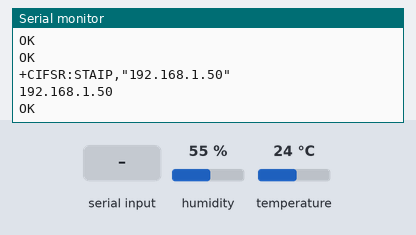
A sketch run on a simulated Arduino Mega 2560, built with avr-gcc and run on an emulated ATmega2560. On the bench: the last lines printed to the serial monitor. Inputs (shaded band) come from the test bench; at power-on: humidity 55 %, temperature 24 °C. The modem accepts every AT command (registered, SIM ready, sends succeed) and sends nothing else.

Above: at 7.2 s.
7.3 s: "GET / \n" received over the second serial link
At 7.9 s:
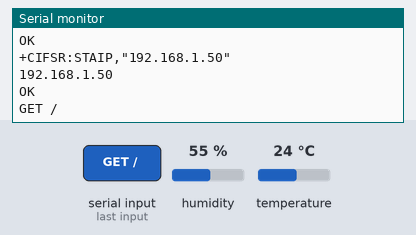
8.8 s: "1\n" received over the second serial link
At 10.3 s:
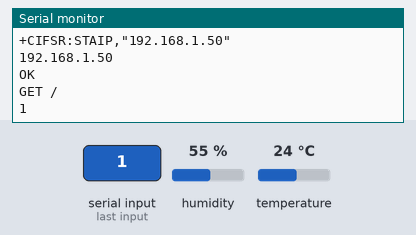

The sketch:

Servidor_ESP8266_-_Sensor.ino
```cpp
#define TIMEOUT 5000 // mS
#include <dht.h>
#include<stdlib.h>
#define dht_dpin A1 //Pino DATA do Sensor ligado na porta Analogica A1
dht DHT; //Inicializa o sensor
int pin_CO2 = A2;

void setup()
{

 Serial.begin(115200);
 Serial1.begin(115200);

 int CommandStep = 1;

 //This initializes the Wifi Module as a server

 SendCommand("AT+RST", "Ready", true);

 CommandStep++;


 SendCommand("AT+GMR", "OK", true);

 CommandStep++;

 delay(3000);

 SendCommand("AT+CIFSR", "OK", true);
 CommandStep++;

delay(3000);

 SendCommand("AT+CIPMUX=1","OK",true);
 CommandStep++;


 SendCommand("AT+CIPSERVER=1,80","OK",true);

  SendCommand("AT+CIFSR", "OK", true);

}

void loop(){
 String IncomingString="";
 char SingleChar;
 boolean StringReady = false;


 //*** Handle each character that is coming in from the ESP8266 ****
 while(Serial1.available())
 {
 IncomingChar (Serial1.read ());
 }

 while(Serial.available())
 {
 Serial1.write(Serial.read());
 }

}


void ProcessCommand (const char * data)
{
 Serial.println (data);

 String IncomingLine = String(data);

 if (IncomingLine.indexOf("GET / ") != -1) {
 char ClientIdChar = IncomingLine.charAt(5);
 echoFind("OK");
 delay(100);
 SendHTML(String(ClientIdChar));
 }

}


void SendHTML(String ClientId){
 Serial.println("Someone requested a HTML Page on Client Id:" + ClientId );

 SendClient("<HTML><HEAD><TITLE>Marcus ESP8266 + Arduino Server&copy;</TITLE></HEAD><BODY><H1>Projeto de Leitura de Sensores</H1>",ClientId);
 SendClient("<BR><BR> Temperatura: "+leituraDHT(0),ClientId);
 SendClient("<BR><BR> Umidade: "+leituraDHT(1),ClientId);
 SendClient("<BR><BR> N&iacute;vel CO2: "+leituraCO2(),ClientId);

 SendClient("<BR><BR> Up time: ",ClientId);
 SendClient(String(millis()),ClientId);
 SendClient("</BODY></HTML>",ClientId);
 SendCommand("AT+CIPCLOSE="+ ClientId,"OK",true);
}

void SendClient(String ToClientString,String ClientID){
 SendCommand("AT+CIPSEND=" + ClientID + ","+ (ToClientString.length() +2) ,">",false);
 SendCommand(ToClientString,"OK",false);
}


void IncomingChar (const byte InChar)
{
 static char InLine [500]; //Hope we don't get more than that in one line
 static unsigned int Position = 0;

 switch (InChar)
 {
 case '\r': // Don't care about carriage return so throw away.
 break;

 case '\n':
 InLine [Position] = 0;
 ProcessCommand (InLine);
 Position = 0;
 break;

 default:
 InLine [Position++] = InChar;
 }

}


//************** This section specific to simple AT command with no need to parse the response ************
// Warning: Will drop any characters coming in while waiting for the indicated response.
boolean SendCommand(String cmd, String ack, boolean halt_on_fail)
{
 Serial1.println(cmd); // Send command to module

 // Otherwise wait for ack.
 if (!echoFind(ack)) // timed out waiting for ack string
 if (halt_on_fail)
 errorHalt(cmd+" failed");// Critical failure halt.
 else
 return false; // Let the caller handle it.
 return true; // ack blank or ack found
}

// Read characters from WiFi module and echo to serial until keyword occurs or timeout.
boolean echoFind(String keyword)
{
 byte current_char = 0;
 byte keyword_length = keyword.length();

 // Fail if the target string has not been sent by deadline.
 long deadline = millis() + TIMEOUT;
 while(millis() < deadline)
 {
 if (Serial1.available())
 {
 char ch = Serial1.read();
 Serial.write(ch);
 if (ch == keyword[current_char])
 if (++current_char == keyword_length)
 {
 Serial.println();
 return true;
 }
 }
 }
 return false; // Timed out
}

// Print error message and loop stop.
void errorHalt(String msg)
{
 Serial.println(msg);
 Serial.println("HALT");
 while(true){
 };
}

String leituraDHT(int sensor){
  float temperatura,umidade;
  char charValUmidade[6]="";
  char charValTemperatura[6]="";
  String stringValUmidade = "";
  String stringValTemperatura = "";
  DHT.read11(dht_dpin); //Lê as informações do sensor
  temperatura=(float)DHT.temperature;
  umidade=(float)DHT.humidity;
  dtostrf((float)umidade, 5, 2, charValUmidade);
  for(int i=0;i<sizeof(charValUmidade);i++){
    stringValUmidade+=charValUmidade[i];
  }
  dtostrf((float)temperatura, 5, 2, charValTemperatura);
  for(int i=0;i<sizeof(charValTemperatura);i++){
    stringValTemperatura+=charValTemperatura[i];
  }

  if(sensor==0)
  return stringValTemperatura;
  else
  return stringValUmidade;
}

String leituraCO2(){
  float leituraCO = analogRead(pin_CO2);
  String strMensagem = "";
  char auxleituraCO[10];
  dtostrf(leituraCO,1,2,auxleituraCO);
  return String(auxleituraCO);
}
```

Measured:
- after the input at 7.3 s, the serial monitor: prints a new line at once (image 1)
- after the input at 8.8 s, the serial monitor: prints a new line at once (image 2)
